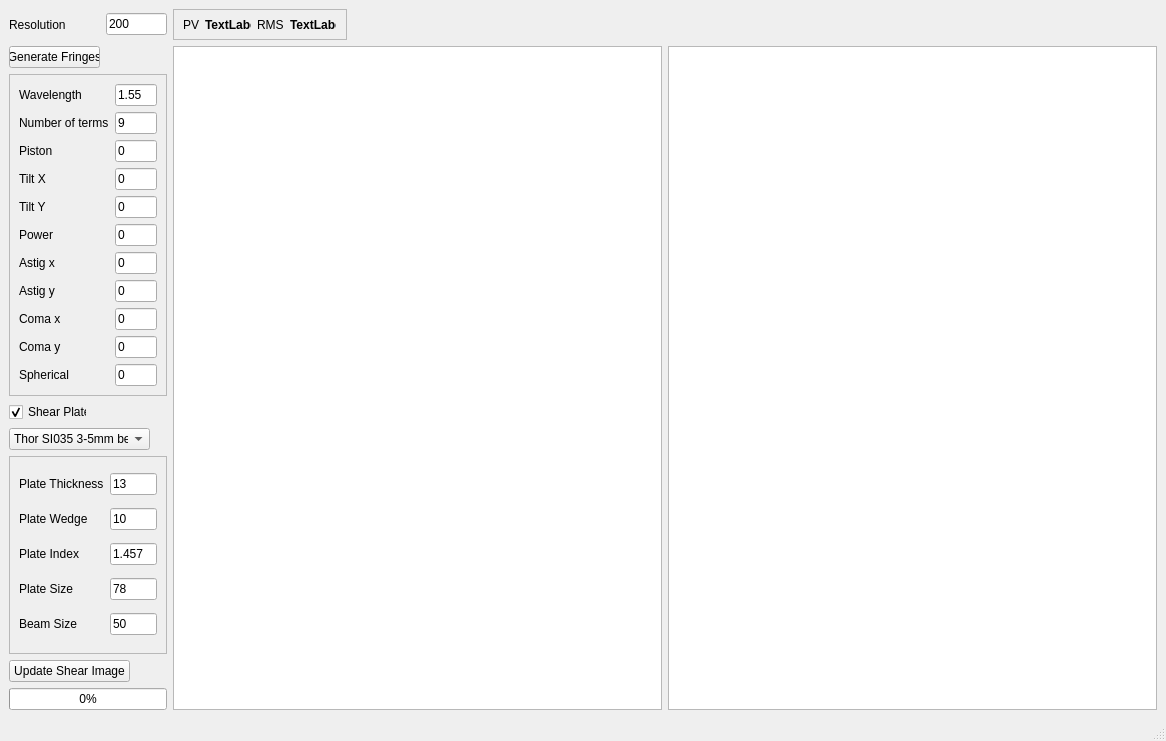
<?xml version="1.0" encoding="UTF-8"?>
<ui version="4.0">
 <class>MainWindow</class>
 <widget class="QMainWindow" name="MainWindow">
  <property name="geometry">
   <rect>
    <x>0</x>
    <y>0</y>
    <width>1166</width>
    <height>741</height>
   </rect>
  </property>
  <property name="maximumSize">
   <size>
    <width>16777215</width>
    <height>16777215</height>
   </size>
  </property>
  <property name="windowTitle">
   <string>PyFringes</string>
  </property>
  <widget class="QWidget" name="centralwidget">
   <layout class="QGridLayout" name="gridLayout_4">
    <item row="0" column="0">
     <widget class="QLabel" name="label_13">
      <property name="text">
       <string>Resolution</string>
      </property>
     </widget>
    </item>
    <item row="0" column="1">
     <widget class="QLineEdit" name="numPix">
      <property name="maximumSize">
       <size>
        <width>61</width>
        <height>16777215</height>
       </size>
      </property>
      <property name="text">
       <string>200</string>
      </property>
     </widget>
    </item>
    <item row="0" column="2">
     <widget class="QFrame" name="frame_3">
      <property name="maximumSize">
       <size>
        <width>174</width>
        <height>31</height>
       </size>
      </property>
      <property name="frameShape">
       <enum>QFrame::StyledPanel</enum>
      </property>
      <property name="frameShadow">
       <enum>QFrame::Raised</enum>
      </property>
      <layout class="QGridLayout" name="gridLayout_2">
       <item row="0" column="0">
        <widget class="QLabel" name="label_18">
         <property name="maximumSize">
          <size>
           <width>31</width>
           <height>16</height>
          </size>
         </property>
         <property name="text">
          <string>PV</string>
         </property>
        </widget>
       </item>
       <item row="0" column="1">
        <widget class="QLabel" name="txtPV">
         <property name="maximumSize">
          <size>
           <width>47</width>
           <height>13</height>
          </size>
         </property>
         <property name="font">
          <font>
           <weight>75</weight>
           <bold>true</bold>
          </font>
         </property>
         <property name="text">
          <string>TextLabel</string>
         </property>
        </widget>
       </item>
       <item row="0" column="2">
        <widget class="QLabel" name="label_19">
         <property name="maximumSize">
          <size>
           <width>47</width>
           <height>16777215</height>
          </size>
         </property>
         <property name="text">
          <string>RMS</string>
         </property>
        </widget>
       </item>
       <item row="0" column="3">
        <widget class="QLabel" name="txtRMS">
         <property name="maximumSize">
          <size>
           <width>16777215</width>
           <height>13</height>
          </size>
         </property>
         <property name="font">
          <font>
           <weight>75</weight>
           <bold>true</bold>
          </font>
         </property>
         <property name="text">
          <string>TextLabel</string>
         </property>
        </widget>
       </item>
      </layout>
     </widget>
    </item>
    <item row="1" column="0">
     <widget class="QPushButton" name="GenFringes">
      <property name="maximumSize">
       <size>
        <width>91</width>
        <height>16777215</height>
       </size>
      </property>
      <property name="text">
       <string>Generate Fringes</string>
      </property>
     </widget>
    </item>
    <item row="1" column="2" rowspan="7">
     <widget class="QGraphicsView" name="graphicsView"/>
    </item>
    <item row="1" column="3" rowspan="7">
     <widget class="QGraphicsView" name="graphicsView2"/>
    </item>
    <item row="2" column="0" colspan="2">
     <widget class="QFrame" name="frame">
      <property name="maximumSize">
       <size>
        <width>171</width>
        <height>328</height>
       </size>
      </property>
      <property name="frameShape">
       <enum>QFrame::StyledPanel</enum>
      </property>
      <property name="frameShadow">
       <enum>QFrame::Raised</enum>
      </property>
      <layout class="QGridLayout" name="gridLayout">
       <item row="0" column="0">
        <widget class="QLabel" name="label_14">
         <property name="text">
          <string>Wavelength</string>
         </property>
        </widget>
       </item>
       <item row="0" column="1">
        <widget class="QLineEdit" name="wavelength">
         <property name="maximumSize">
          <size>
           <width>113</width>
           <height>16777215</height>
          </size>
         </property>
         <property name="text">
          <string>1.55</string>
         </property>
        </widget>
       </item>
       <item row="1" column="0">
        <widget class="QLabel" name="label_3">
         <property name="text">
          <string>Number of terms</string>
         </property>
        </widget>
       </item>
       <item row="1" column="1">
        <widget class="QLineEdit" name="numterms">
         <property name="maximumSize">
          <size>
           <width>113</width>
           <height>16777215</height>
          </size>
         </property>
         <property name="text">
          <string>9</string>
         </property>
        </widget>
       </item>
       <item row="2" column="0">
        <widget class="QLabel" name="label_4">
         <property name="text">
          <string>Piston</string>
         </property>
        </widget>
       </item>
       <item row="2" column="1">
        <widget class="QLineEdit" name="piston">
         <property name="maximumSize">
          <size>
           <width>113</width>
           <height>16777215</height>
          </size>
         </property>
         <property name="text">
          <string>0</string>
         </property>
        </widget>
       </item>
       <item row="3" column="0">
        <widget class="QLabel" name="label_5">
         <property name="text">
          <string>Tilt X</string>
         </property>
        </widget>
       </item>
       <item row="3" column="1">
        <widget class="QLineEdit" name="tiltx">
         <property name="maximumSize">
          <size>
           <width>113</width>
           <height>16777215</height>
          </size>
         </property>
         <property name="text">
          <string>0</string>
         </property>
        </widget>
       </item>
       <item row="4" column="0">
        <widget class="QLabel" name="label_6">
         <property name="text">
          <string>Tilt Y</string>
         </property>
        </widget>
       </item>
       <item row="4" column="1">
        <widget class="QLineEdit" name="tilty">
         <property name="maximumSize">
          <size>
           <width>113</width>
           <height>16777215</height>
          </size>
         </property>
         <property name="text">
          <string>0</string>
         </property>
        </widget>
       </item>
       <item row="5" column="0">
        <widget class="QLabel" name="label_7">
         <property name="text">
          <string>Power</string>
         </property>
        </widget>
       </item>
       <item row="5" column="1">
        <widget class="QLineEdit" name="power">
         <property name="maximumSize">
          <size>
           <width>113</width>
           <height>16777215</height>
          </size>
         </property>
         <property name="text">
          <string>0</string>
         </property>
        </widget>
       </item>
       <item row="6" column="0">
        <widget class="QLabel" name="label_8">
         <property name="text">
          <string>Astig x</string>
         </property>
        </widget>
       </item>
       <item row="6" column="1">
        <widget class="QLineEdit" name="astigx">
         <property name="maximumSize">
          <size>
           <width>113</width>
           <height>16777215</height>
          </size>
         </property>
         <property name="text">
          <string>0</string>
         </property>
        </widget>
       </item>
       <item row="7" column="0">
        <widget class="QLabel" name="label_10">
         <property name="text">
          <string>Astig y</string>
         </property>
        </widget>
       </item>
       <item row="7" column="1">
        <widget class="QLineEdit" name="astigy">
         <property name="maximumSize">
          <size>
           <width>113</width>
           <height>16777215</height>
          </size>
         </property>
         <property name="text">
          <string>0</string>
         </property>
        </widget>
       </item>
       <item row="8" column="0">
        <widget class="QLabel" name="label_9">
         <property name="text">
          <string>Coma x</string>
         </property>
        </widget>
       </item>
       <item row="8" column="1">
        <widget class="QLineEdit" name="comax">
         <property name="maximumSize">
          <size>
           <width>113</width>
           <height>16777215</height>
          </size>
         </property>
         <property name="text">
          <string>0</string>
         </property>
        </widget>
       </item>
       <item row="9" column="0">
        <widget class="QLabel" name="label_12">
         <property name="text">
          <string>Coma y</string>
         </property>
        </widget>
       </item>
       <item row="9" column="1">
        <widget class="QLineEdit" name="comay">
         <property name="maximumSize">
          <size>
           <width>113</width>
           <height>16777215</height>
          </size>
         </property>
         <property name="text">
          <string>0</string>
         </property>
        </widget>
       </item>
       <item row="10" column="0">
        <widget class="QLabel" name="label_11">
         <property name="text">
          <string>Spherical</string>
         </property>
        </widget>
       </item>
       <item row="10" column="1">
        <widget class="QLineEdit" name="spherical">
         <property name="maximumSize">
          <size>
           <width>113</width>
           <height>16777215</height>
          </size>
         </property>
         <property name="text">
          <string>0</string>
         </property>
        </widget>
       </item>
      </layout>
     </widget>
    </item>
    <item row="3" column="0">
     <widget class="QCheckBox" name="shearplateCheck">
      <property name="minimumSize">
       <size>
        <width>78</width>
        <height>0</height>
       </size>
      </property>
      <property name="maximumSize">
       <size>
        <width>78</width>
        <height>16777215</height>
       </size>
      </property>
      <property name="text">
       <string>Shear Plate</string>
      </property>
      <property name="checked">
       <bool>true</bool>
      </property>
     </widget>
    </item>
    <item row="4" column="0" colspan="2">
     <widget class="QComboBox" name="shearplatecomboBox">
      <property name="maximumSize">
       <size>
        <width>141</width>
        <height>16777215</height>
       </size>
      </property>
      <item>
       <property name="text">
        <string>Thor SI035 3-5mm beam</string>
       </property>
      </item>
      <item>
       <property name="text">
        <string>Thor SI050 2.5-5mm beam</string>
       </property>
      </item>
      <item>
       <property name="text">
        <string>Thor SI100 5-10mm beam</string>
       </property>
      </item>
      <item>
       <property name="text">
        <string>Thor SI254 10-25.4mm beam</string>
       </property>
      </item>
      <item>
       <property name="text">
        <string>Thor SI500 25.4-50mm beam</string>
       </property>
      </item>
     </widget>
    </item>
    <item row="5" column="0" colspan="2">
     <widget class="QFrame" name="frame_2">
      <property name="maximumSize">
       <size>
        <width>161</width>
        <height>201</height>
       </size>
      </property>
      <property name="frameShape">
       <enum>QFrame::StyledPanel</enum>
      </property>
      <property name="frameShadow">
       <enum>QFrame::Raised</enum>
      </property>
      <layout class="QGridLayout" name="gridLayout_3">
       <item row="1" column="0">
        <widget class="QLabel" name="label_2">
         <property name="text">
          <string>Plate Wedge</string>
         </property>
        </widget>
       </item>
       <item row="2" column="0">
        <widget class="QLabel" name="label_15">
         <property name="text">
          <string>Plate Index</string>
         </property>
        </widget>
       </item>
       <item row="3" column="0">
        <widget class="QLabel" name="label_17">
         <property name="text">
          <string>Plate Size</string>
         </property>
        </widget>
       </item>
       <item row="0" column="0">
        <widget class="QLabel" name="label">
         <property name="text">
          <string>Plate Thickness</string>
         </property>
        </widget>
       </item>
       <item row="1" column="1">
        <widget class="QLineEdit" name="platewedge">
         <property name="text">
          <string>10</string>
         </property>
        </widget>
       </item>
       <item row="3" column="1">
        <widget class="QLineEdit" name="platesize">
         <property name="text">
          <string>78</string>
         </property>
        </widget>
       </item>
       <item row="0" column="1">
        <widget class="QLineEdit" name="platethickness">
         <property name="text">
          <string>13</string>
         </property>
        </widget>
       </item>
       <item row="4" column="0">
        <widget class="QLabel" name="label_16">
         <property name="text">
          <string>Beam Size</string>
         </property>
        </widget>
       </item>
       <item row="4" column="1">
        <widget class="QLineEdit" name="beamsize">
         <property name="text">
          <string>50</string>
         </property>
        </widget>
       </item>
       <item row="2" column="1">
        <widget class="QLineEdit" name="plateindex">
         <property name="text">
          <string>1.457</string>
         </property>
        </widget>
       </item>
      </layout>
     </widget>
    </item>
    <item row="6" column="0" colspan="2">
     <widget class="QPushButton" name="UpdateShear">
      <property name="minimumSize">
       <size>
        <width>121</width>
        <height>0</height>
       </size>
      </property>
      <property name="maximumSize">
       <size>
        <width>121</width>
        <height>16777215</height>
       </size>
      </property>
      <property name="text">
       <string>Update Shear Image</string>
      </property>
     </widget>
    </item>
    <item row="7" column="0" colspan="2">
     <widget class="QProgressBar" name="progressBar">
      <property name="maximumSize">
       <size>
        <width>161</width>
        <height>16777215</height>
       </size>
      </property>
      <property name="font">
       <font>
        <family>MS Shell Dlg 2</family>
       </font>
      </property>
      <property name="value">
       <number>0</number>
      </property>
     </widget>
    </item>
   </layout>
  </widget>
  <widget class="QMenuBar" name="menubar">
   <property name="geometry">
    <rect>
     <x>0</x>
     <y>0</y>
     <width>1166</width>
     <height>21</height>
    </rect>
   </property>
  </widget>
  <widget class="QStatusBar" name="statusbar"/>
 </widget>
 <resources/>
 <connections/>
</ui>
